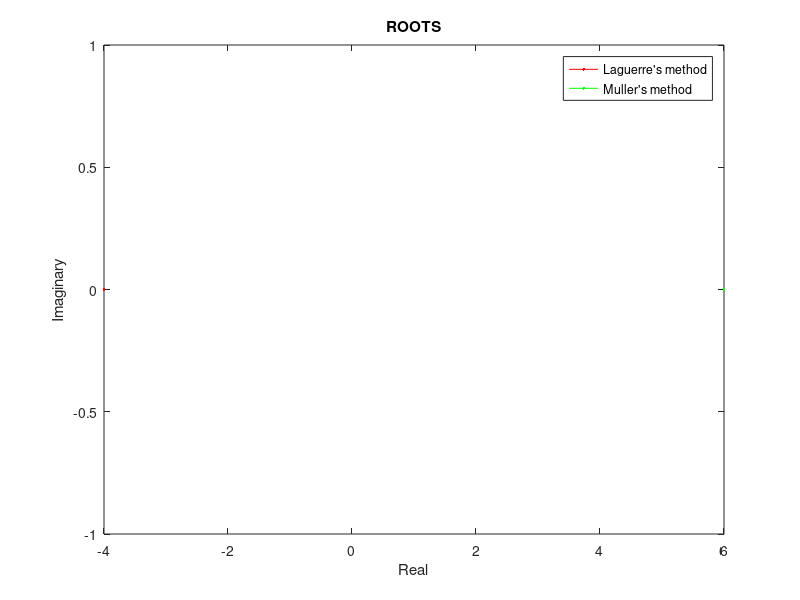

This figure's MATLAB source:
%   imag vs real

load laguerre.txt
plot (laguerre(:,1),laguerre(:,2),";Laguerre's method;","color",'r')
hold on
load muller.txt
plot (muller(:,1),muller(:,2),";Muller's method;","color",'g')
title ('ROOTS')
xlabel ('Real')
ylabel ('Imaginary')

pause(45)

